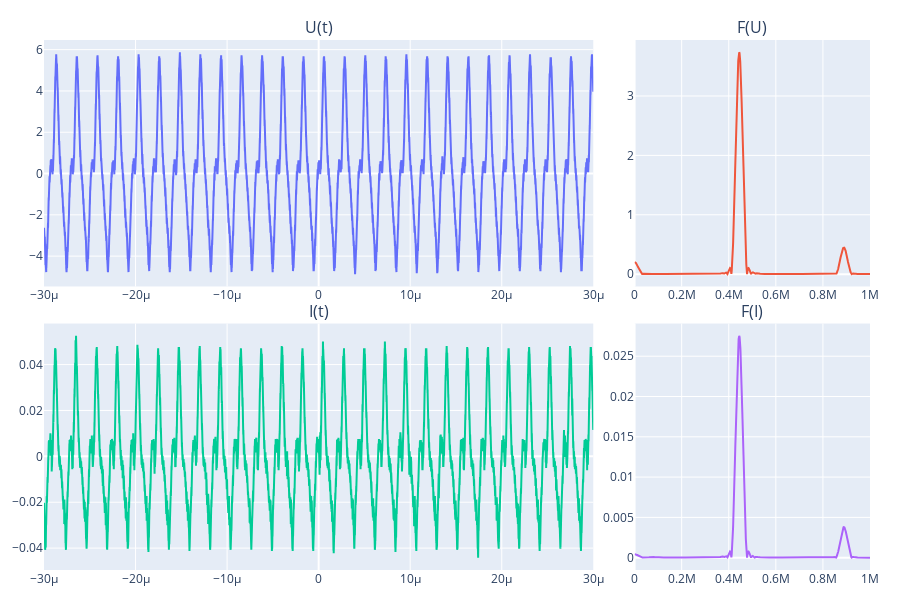

The cell this chart's notebook holds for it:
### Code cell
F,V = md.get_spectrum3(t_s,U_s)
F_peak_calc = F[np.argmax(V)]
T=1/F_peak_calc

T_counts=md.convert_to_counts(t_s,T)
window=T_counts*8

fs_s = 1 / np.mean(np.diff(t_s))
print(fs_s)
 
vw.show_I_U_3(t_s,I_s,U_s)

### Figure 1 — Plotly figure (JSON) as saved in the notebook; plotly's stock layout.template omitted (floating-point values rounded to 4 significant figures; data arrays with more than 128 entries replaced by an {"elided": "..."} marker saying what was removed)
{"data": [{"type": "scatter", "x": {"elided": "75000 float values"}, "xaxis": "x", "y": {"elided": "75000 float values"}, "yaxis": "y"}, {"type": "scatter", "x": {"elided": "3061 float values"}, "xaxis": "x2", "y": {"elided": "3061 float values"}, "yaxis": "y2"}, {"type": "scatter", "x": {"elided": "75000 float values"}, "xaxis": "x3", "y": {"elided": "75000 float values"}, "yaxis": "y3"}, {"type": "scatter", "x": {"elided": "3061 float values"}, "xaxis": "x4", "y": {"elided": "3061 float values"}, "yaxis": "y4"}], "layout": {"annotations": [{"font": {"size": 16}, "showarrow": false, "text": "U(t)", "x": 0.3325, "xanchor": "center", "xref": "paper", "y": 1.0, "yanchor": "bottom", "yref": "paper"}, {"font": {"size": 16}, "showarrow": false, "text": "F(U)", "x": 0.8575, "xanchor": "center", "xref": "paper", "y": 1.0, "yanchor": "bottom", "yref": "paper"}, {"font": {"size": 16}, "showarrow": false, "text": "I(t)", "x": 0.3325, "xanchor": "center", "xref": "paper", "y": 0.465, "yanchor": "bottom", "yref": "paper"}, {"font": {"size": 16}, "showarrow": false, "text": "F(I)", "x": 0.8575, "xanchor": "center", "xref": "paper", "y": 0.465, "yanchor": "bottom", "yref": "paper"}], "height": 600, "margin": {"b": 30, "l": 30, "r": 30, "t": 40}, "showlegend": false, "width": 900, "xaxis": {"anchor": "y", "domain": [0, 0.665]}, "xaxis2": {"anchor": "y2", "domain": [0.715, 1]}, "xaxis3": {"anchor": "y3", "domain": [0, 0.665]}, "xaxis4": {"anchor": "y4", "domain": [0.715, 1]}, "yaxis": {"anchor": "x", "domain": [0.535, 1.0]}, "yaxis2": {"anchor": "x2", "domain": [0.535, 1.0]}, "yaxis3": {"anchor": "x3", "domain": [0, 0.465]}, "yaxis4": {"anchor": "x4", "domain": [0, 0.465]}}}
